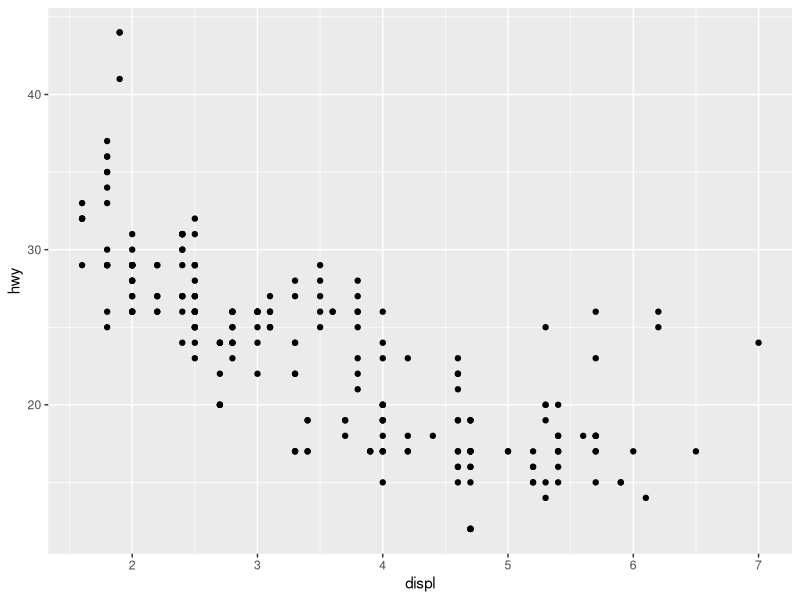
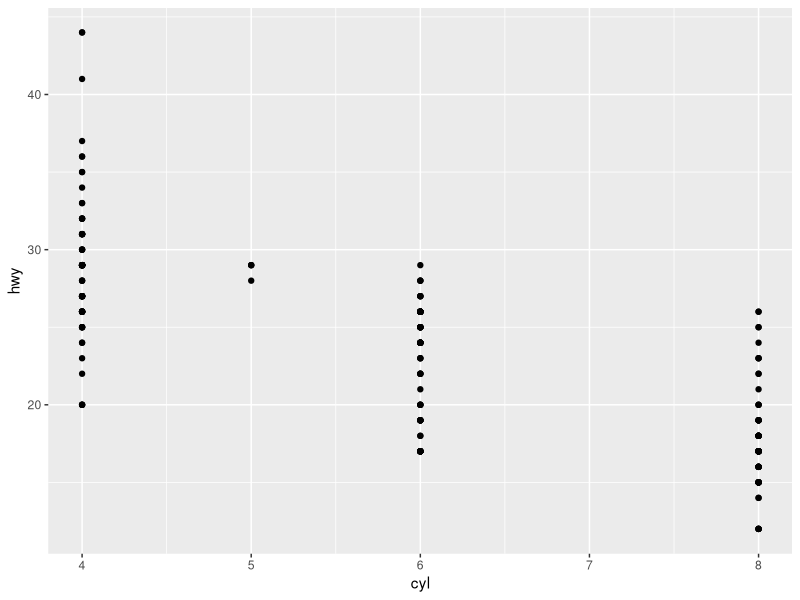
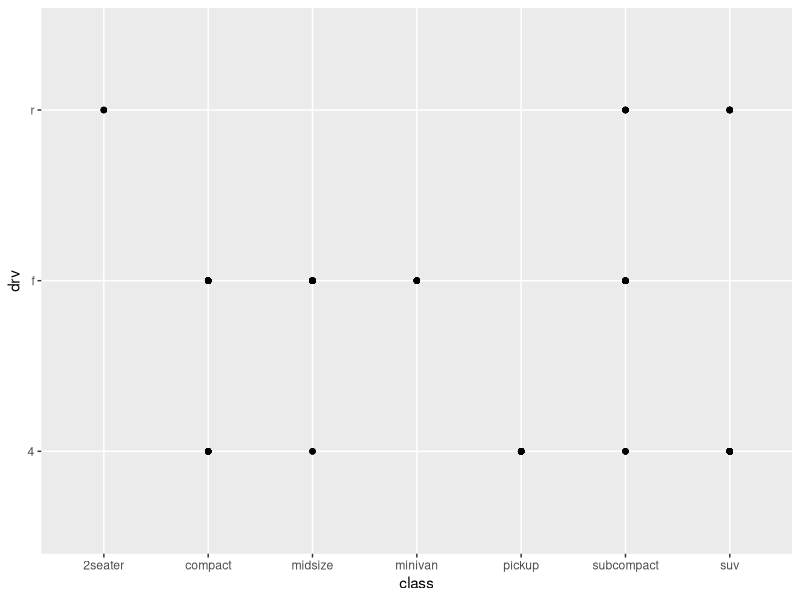
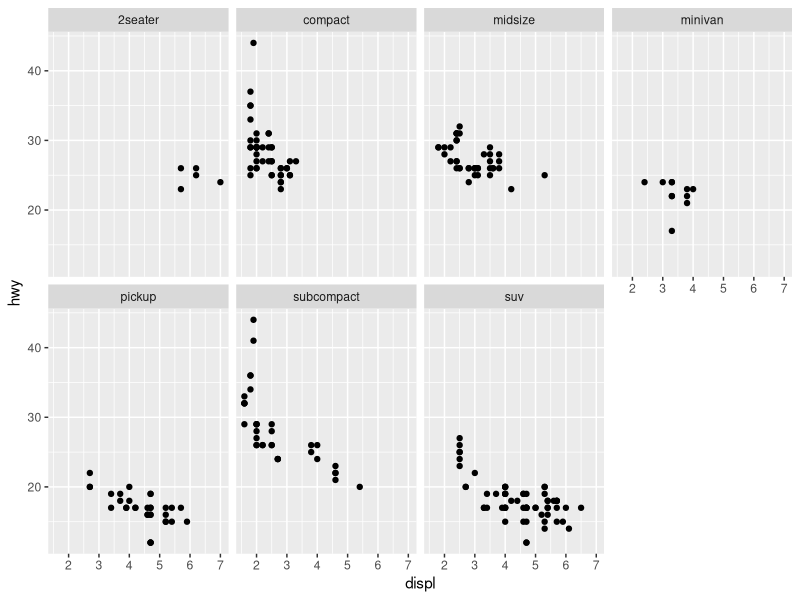
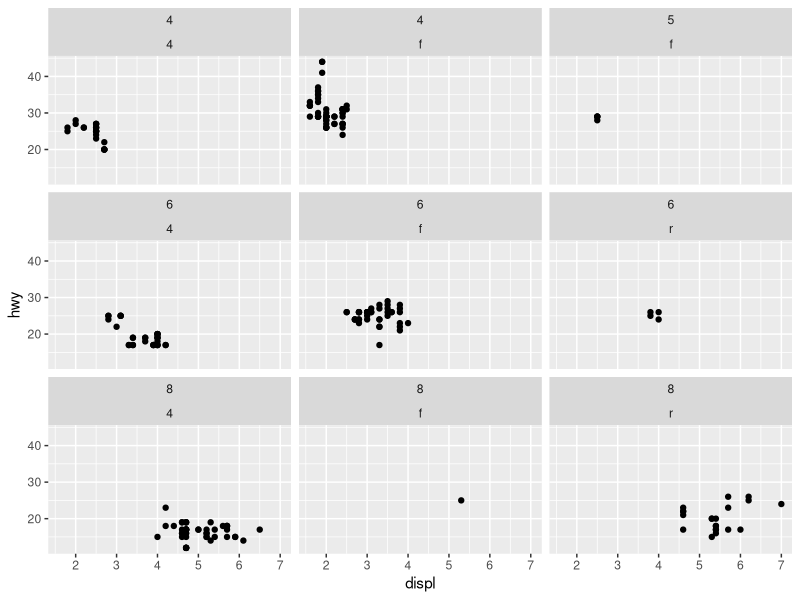

Here is the R script that generated these plots, in order:
## ---- chunk 1
library(tidyverse)
## ---- chunk 2
df <- mpg
## ---- chunk 3
df %>% is_tibble()
## [1] TRUE

# equivalente a: is_tibble(df)
## ---- chunk 4
view(df)
## ---- chunk 5
df %>% ggplot(aes(x = displ, y = hwy)) +
  geom_point()
## ---- chunk 6
df %>% glimpse()
## ---- chunk 7
df %>% nrow()
## ---- chunk 8
df %>% is_tibble()
## ---- chunk 9
df %>% ggplot(aes(x = cyl, y = hwy)) + 
  geom_point() 
## ---- chunk 10
df %>% ggplot(aes(x = class, y = drv)) + 
  geom_point() 
## ---- chunk 11
df %>% ggplot(aes(x = displ, y = hwy)) + 
  geom_point() + 
  facet_wrap(~ class, nrow = 2)
## ---- chunk 12
df %>% ggplot(aes(x = displ, y = hwy)) + 
  geom_point() + 
  facet_wrap(vars(cyl,drv), nrow = 3)  
